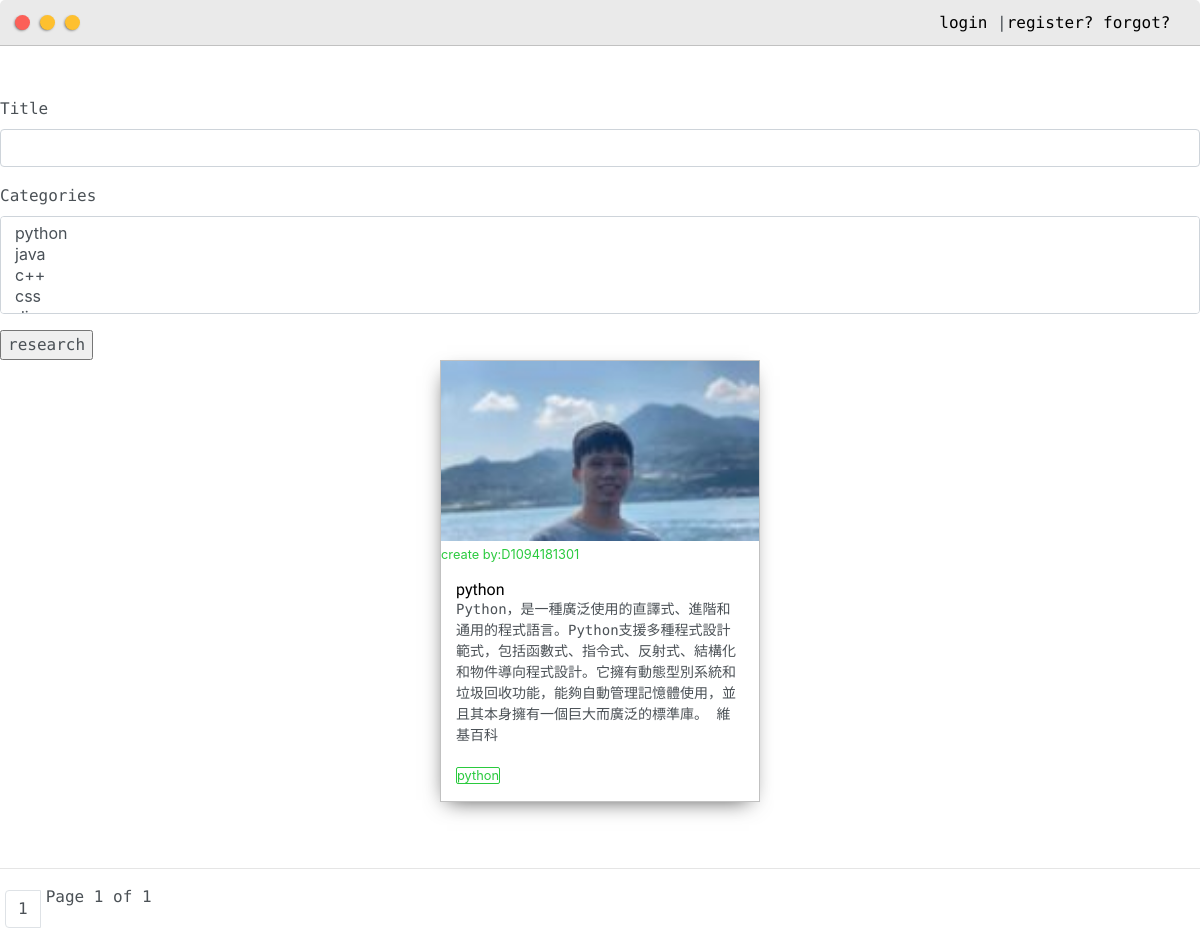
The app's page /posts/, older data.
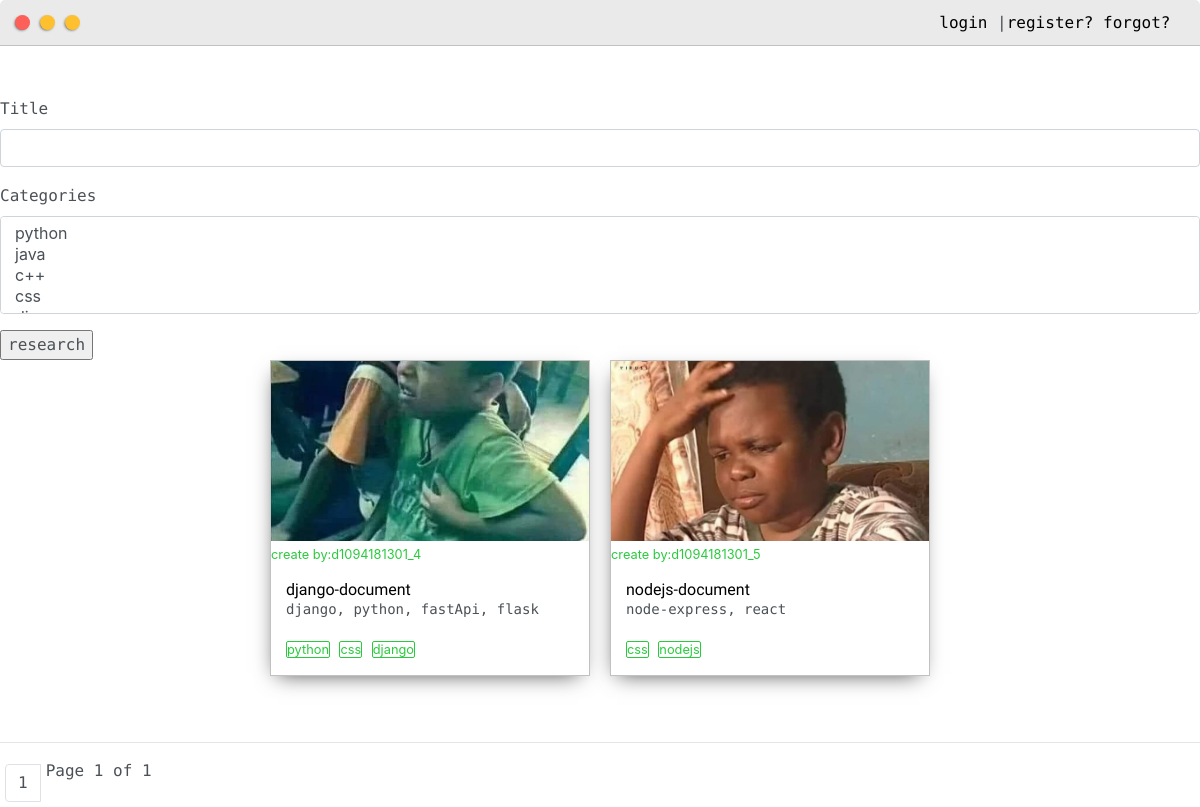
The same page, newer data.
### OurProfile/models.py (models this page shows, shortened)
class Post(models.Model):
    customer = models.ForeignKey(User,on_delete=models.CASCADE)
    images = models.ImageField(null = True,blank=True)
    title = models.CharField(max_length=200)
    body = models.TextField(max_length=500)
    date_created = models.DateTimeField(auto_now_add=True)
    categories = models.ManyToManyField(Tag,null=True)
    public = models.BooleanField(default=False)
    private = models.BooleanField(default=False)

class Tag(models.Model):
    name = models.CharField(max_length=50)
    def __str__(self):
        return self.name

### OurProfile/views.py (the view)
# urls.py: path('posts/',views.posts,name="posts"),
def posts(request):
    posts = Post.objects.all()
    filters = FiltersForms(request.GET, queryset=posts)
    posts = filters.qs
    page_number = request.GET.get('page')
    paginator = Paginator(posts, 2)
    try:
        posts = paginator.page(page_number)
    except PageNotAnInteger:
        posts = paginator.page(1)
    except EmptyPage:
        posts = paginator.page(paginator.num_pages)
    context = {'posts':posts,'filters':filters,}
    return render(request,"OurProfile/posts.html",context)

### OurProfile/templates/OurProfile/posts.html (shortened to what this page needs)
{% extends "OurProfile/layout.html" %}
{% load static %}
{% block title %}
{% load crispy_forms_tags %}
{% endblock title %}
{% block content %}
<div style="padding-top: 50px;">
    <div>
        <form id="searchform" method="get">
            {{filters.form|crispy}}
            <input type="submit" value="research">
        </form>
    </div>
    <div class="main-container">
        <div class="post-wrapper">
        {% for post in posts %}
            <div>
                <div class="post">
                    <a href="{% url 'post' post.id %}">
                        {% if post.images %}
                        <img class="thumbnail" src="{{ post.images.url }}">
                        {% else %}
                        <p>no images </p>
                        {% endif %}
                    </a>
                    <small>create by:{{post.customer}}</small>
                    <div class="post-preview">
                        <h6 class="post-title">{{post.title}}</h6>
                        <p class="post-intro">{{post.body}}</p>
                        {% for categories in post.categories.all %}
                            <small style="border: solid 1px;border-radius: 2px;margin-right: 5px;">{{categories}}</small>
                        {% endfor %}
                    </div>
                </div>
            </div>
        {% endfor %}
        </div>
    </div>
    <hr>
    <div class="pagination">
        <span class="step-links">
            <div style="display: flex;">
                {% for i in posts.paginator.page_range %}
                    {% if posts.number == i%}
                        <li class="page-item" style="margin: 5px;"><a class="active page-link">{{i}}</a></li>
                    {% else %}
                        <li class="page-item" style="margin: 5px;"><a data-page="{{i}}" class="page-link" href="?page{{i}}">{{i}}</a></li>
                    {% endif %}
                {% endfor %}
            <span class="current">
                Page {{ posts.number }} of {{ posts.paginator.num_pages }}
            </span>
            </div>
        </span>
    </div>
</div>
{% endblock content %}

### OurProfile/templates/OurProfile/layout.html (shortened to what this page needs)
{% load static %}
<!DOCTYPE html>
<html lang="en">
<head>
	<link rel="stylesheet" href="https://maxcdn.bootstrapcdn.com/bootstrap/4.0.0/css/bootstrap.min.css">
    <link rel="stylesheet" href="https://cdnjs.cloudflare.com/ajax/libs/font-awesome/4.7.0/css/font-awesome.min.css">
    <link href="//maxcdn.bootstrapcdn.com/bootstrap/4.1.1/css/bootstrap.min.css" rel="stylesheet" id="bootstrap-css">
    <link rel="stylesheet" type="text/css" href="{% static '/css/layout.css' %}">
</head>
<body>
    {% include 'OurProfile/navbar.html' %}
    {% block content %}
    {% endblock content %}
</body>
</html>

### OurProfile/templates/OurProfile/navbar.html (shortened to what this page needs)
{% load static %}
    <div class="nav-wrapper">
            <div class="dots-wrapper">
                <a href="{% url 'home' %}"><div id="dot-1" class="browser-dot"></div></a>
                <a href="{% url 'posts' %}"><div id="dot-2" class="browser-dot"></div></a>
                <a href="#"><div id="dot-2" class="browser-dot"></div></a>
            </div>
        <ul id="navigation">
            <li>
                {% if  request.user.is_authenticated %}
                    {{user}}
                    |<a href="{% url 'logout' %}">logout</a>
                {% else %}
                    <a href="{% url 'login' %}">login</a>
                    |<a href="{% url 'createuser' %}">register?</a>
                    <a href="{% url 'password_reset' %}">forgot?</a>
                {% endif %}
            </li>
        </ul>
    </div>

### static/css/layout.css (style rules this page uses)
:root { --mainColor:#eaeaea; --secondaryColor:#fff; --borderColor:#c1c1c1; --mainText:black; --secondaryText:#4b5156; --themeDotBorder:#24292e; --previewBg:rgb(251, 249, 243, 0.8); --previewShadow:#f0ead6; --buttonColor:black; }
html, body { padding: 0; margin: 0; scroll-behavior: smooth; }
body * { transition: 0.3s; }
h1, h2, h3, h4, h5, h6, strong { color: var(--mainText); font-family: 'Russo One', sans-serif; font-weight: 500; }
p, li, span, label, input, textarea { color: var(--secondaryText); font-family: 'Roboto Mono', monospace; }
a { text-decoration: none; color:#17a2b8; }
ul { list-style: none; }
h6 { font-size: 16px; }
small { color: #2ACA3E; }
.main-container { width: 1200px; margin: 0 auto; }
.nav-wrapper { border-radius:5px 5px 0 0; grid-area:nav-wrapper; border-bottom: 1px solid var(--borderColor); display: flex; justify-content: space-between; align-items: center; background-color: var(--mainColor); }
#navigation a { color:var(--mainText); }
#navigation { margin:0; padding: 10px; }
#navigation li { display: inline-block; margin-right: 5px; margin-left:5px; }
.dots-wrapper { display: flex; padding: 10px; }
#dot-1 { background-color: #FC6058; }
#dot-2 { background-color: #FEC02F; }
.browser-dot { background-color: black; height: 15px; width: 15px; border-radius: 50%; margin: 5px; -webkit-box-shadow: -1px 1px 3px -1px rgba(0,0,0,0.75); -moz-box-shadow: -1px 1px 3px -1px rgba(0,0,0,0.75); box-shadow: -1px 1px 3px -1px rgba(0,0,0,0.75); }
.post-wrapper { display: grid; grid-template-columns: repeat(auto-fit, 320px); gap:20px; justify-content: center; padding-bottom: 50px; }
.post { border:1px solid var(--borderColor); -webkit-box-shadow: -2px 7px 21px -9px rgba(0,0,0,0.75); -moz-box-shadow: -2px 7px 21px -9px rgba(0,0,0,0.75); box-shadow: -2px 7px 21px -9px rgba(0,0,0,0.75); }
.thumbnail { display: block; width: 100%; height:180px; object-fit: cover; }
.post-preview { background-color: #fff; padding:15px; }
.post-title { color:black; margin: 0; }
.post-intro { color:#4b5156; font-size: 14px; }
@media screen and (max-width: 1200px) { .main-container { width: 95%; } }

Row changes from the older to the newer data that the page shows:
removed Post: images (picture), customer "D1094181301", title "python", body "Python，是一種廣泛使用的直譯式、進階和通用的程式語言。Python支援多種程式設計範式，包括函數式、指令式、反射式、結構化和物件導向程式設計。它擁有動態型別系統和垃圾回收功能，能夠自動管理記憶體使用，並且其本身擁有一個巨大而廣泛的標準庫。 維基百科", Tag (name "python")
added Post: images (picture), customer "d1094181301_4", title "django-document", body "django, python, fastApi, flask", Tag (name "python")
now on this page (row unchanged): Tag: name "css"
now on this page (row unchanged): Tag: name "django", shown under "d1094181301_4"
added Post: images (picture), customer "d1094181301_5", title "nodejs-document", body "node-express, react"
now on this page (row unchanged): Tag: name "nodejs", shown under "d1094181301_5"
